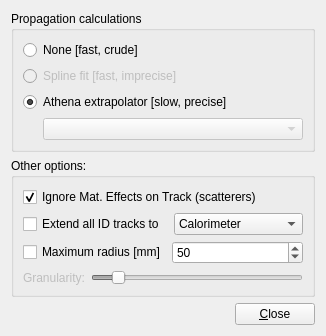
<?xml version="1.0" encoding="UTF-8"?>
<ui version="4.0">
 <class>TrackSysSettingsExtrapolationsForm</class>
 <widget class="QWidget" name="TrackSysSettingsExtrapolationsForm">
  <property name="geometry">
   <rect>
    <x>0</x>
    <y>0</y>
    <width>326</width>
    <height>334</height>
   </rect>
  </property>
  <property name="windowTitle">
   <string>Form</string>
  </property>
  <layout class="QVBoxLayout">
   <item>
    <widget class="QGroupBox" name="groupBox">
     <property name="title">
      <string>Propagation calculations</string>
     </property>
     <layout class="QVBoxLayout">
      <item>
       <widget class="QRadioButton" name="radioButton_none">
        <property name="toolTip">
         <string>Simply 'join the dots'</string>
        </property>
        <property name="text">
         <string>None [fast, crude]</string>
        </property>
       </widget>
      </item>
      <item>
       <widget class="QRadioButton" name="radioButton_helical">
        <property name="enabled">
         <bool>false</bool>
        </property>
        <property name="toolTip">
         <string>Try to use a simpler method to draw tracks</string>
        </property>
        <property name="text">
         <string>Spline fit [fast, imprecise]</string>
        </property>
       </widget>
      </item>
      <item>
       <widget class="QRadioButton" name="radioButton_athenaExtrapolator">
        <property name="text">
         <string>Athena extrapolator [slow, precise]</string>
        </property>
        <property name="checked">
         <bool>true</bool>
        </property>
       </widget>
      </item>
      <item>
       <layout class="QHBoxLayout">
        <property name="spacing">
         <number>0</number>
        </property>
        <item>
         <spacer>
          <property name="orientation">
           <enum>Qt::Horizontal</enum>
          </property>
          <property name="sizeType">
           <enum>QSizePolicy::Fixed</enum>
          </property>
          <property name="sizeHint" stdset="0">
           <size>
            <width>20</width>
            <height>20</height>
           </size>
          </property>
         </spacer>
        </item>
        <item>
         <widget class="QComboBox" name="comboBox_propagator">
          <property name="enabled">
           <bool>false</bool>
          </property>
          <property name="sizePolicy">
           <sizepolicy hsizetype="Preferred" vsizetype="Fixed">
            <horstretch>0</horstretch>
            <verstretch>0</verstretch>
           </sizepolicy>
          </property>
          <property name="toolTip">
           <string>Shows the available extrapolars.</string>
          </property>
          <property name="sizeAdjustPolicy">
           <enum>QComboBox::AdjustToContents</enum>
          </property>
         </widget>
        </item>
       </layout>
      </item>
     </layout>
    </widget>
   </item>
   <item>
    <widget class="QGroupBox" name="groupBox_otheroptions">
     <property name="title">
      <string>Other options:</string>
     </property>
     <layout class="QVBoxLayout" name="verticalLayout">
      <item>
       <widget class="QCheckBox" name="checkBox_ignoreMEoT">
        <property name="toolTip">
         <string>If this is set, Track States with only material effects are ignored when drawing lines</string>
        </property>
        <property name="text">
         <string>Ignore Mat. Effects on Track (scatterers)</string>
        </property>
        <property name="checked">
         <bool>true</bool>
        </property>
       </widget>
      </item>
      <item>
       <layout class="QHBoxLayout" name="horizontalLayout">
        <item>
         <widget class="QCheckBox" name="checkBox_extendAllTracks">
          <property name="enabled">
           <bool>true</bool>
          </property>
          <property name="toolTip">
           <string>If this is set, attempt to extend ID tracks to the specified position.</string>
          </property>
          <property name="text">
           <string>Extend all ID tracks to </string>
          </property>
         </widget>
        </item>
        <item>
         <widget class="QComboBox" name="comboBox_extendAllTracksToHere">
          <property name="enabled">
           <bool>true</bool>
          </property>
          <item>
           <property name="text">
            <string>Calorimeter</string>
           </property>
          </item>
         </widget>
        </item>
       </layout>
      </item>
      <item>
       <layout class="QHBoxLayout" name="horizontalLayout_2">
        <item>
         <widget class="QCheckBox" name="checkBox_maxRadius">
          <property name="enabled">
           <bool>true</bool>
          </property>
          <property name="toolTip">
           <string>If this is set, limit radius of Tracks.</string>
          </property>
          <property name="text">
           <string>Maximum radius [mm]</string>
          </property>
         </widget>
        </item>
        <item>
         <widget class="QSpinBox" name="spinBox_maxRadiusValue">
          <property name="minimum">
           <number>10</number>
          </property>
          <property name="maximum">
           <number>50000</number>
          </property>
          <property name="value">
           <number>50</number>
          </property>
         </widget>
        </item>
       </layout>
      </item>
      <item>
       <layout class="QHBoxLayout">
        <item>
         <widget class="QLabel" name="label_6">
          <property name="enabled">
           <bool>false</bool>
          </property>
          <property name="toolTip">
           <string>Determines the number of points calculated on each track. A higher setting results in shorter distances  between points.</string>
          </property>
          <property name="text">
           <string>Granularity:</string>
          </property>
         </widget>
        </item>
        <item>
         <widget class="QSlider" name="horizontalSlider_granularity">
          <property name="enabled">
           <bool>false</bool>
          </property>
          <property name="toolTip">
           <string>Determines the number of points calculated on each track. A higher setting results in shorter distances  between points.</string>
          </property>
          <property name="maximum">
           <number>10</number>
          </property>
          <property name="pageStep">
           <number>1</number>
          </property>
          <property name="value">
           <number>1</number>
          </property>
          <property name="orientation">
           <enum>Qt::Horizontal</enum>
          </property>
         </widget>
        </item>
       </layout>
      </item>
     </layout>
    </widget>
   </item>
   <item>
    <layout class="QHBoxLayout">
     <property name="spacing">
      <number>0</number>
     </property>
     <item>
      <spacer>
       <property name="orientation">
        <enum>Qt::Horizontal</enum>
       </property>
       <property name="sizeHint" stdset="0">
        <size>
         <width>40</width>
         <height>20</height>
        </size>
       </property>
      </spacer>
     </item>
     <item>
      <widget class="QPushButton" name="pushButton_close">
       <property name="text">
        <string>&amp;Close</string>
       </property>
      </widget>
     </item>
    </layout>
   </item>
  </layout>
 </widget>
 <resources/>
 <connections/>
</ui>
